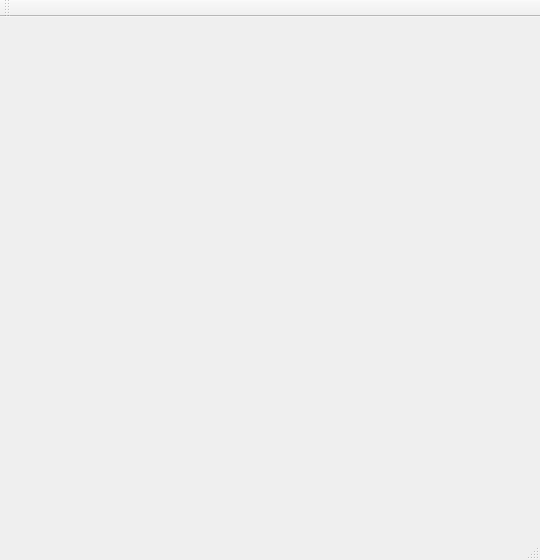
<?xml version="1.0" encoding="UTF-8"?>
<ui version="4.0">
 <class>MainWindow</class>
 <widget class="QMainWindow" name="MainWindow">
  <property name="geometry">
   <rect>
    <x>0</x>
    <y>0</y>
    <width>540</width>
    <height>560</height>
   </rect>
  </property>
  <property name="windowTitle">
   <string>OpenGL Viewer</string>
  </property>
  <widget class="QWidget" name="centralWidget"/>
  <widget class="QMenuBar" name="menuBar">
   <property name="geometry">
    <rect>
     <x>0</x>
     <y>0</y>
     <width>540</width>
     <height>22</height>
    </rect>
   </property>
  </widget>
  <widget class="QToolBar" name="mainToolBar">
   <attribute name="toolBarArea">
    <enum>TopToolBarArea</enum>
   </attribute>
   <attribute name="toolBarBreak">
    <bool>false</bool>
   </attribute>
  </widget>
  <widget class="QStatusBar" name="statusBar"/>
 </widget>
 <layoutdefault spacing="6" margin="11"/>
 <resources/>
 <connections/>
</ui>
